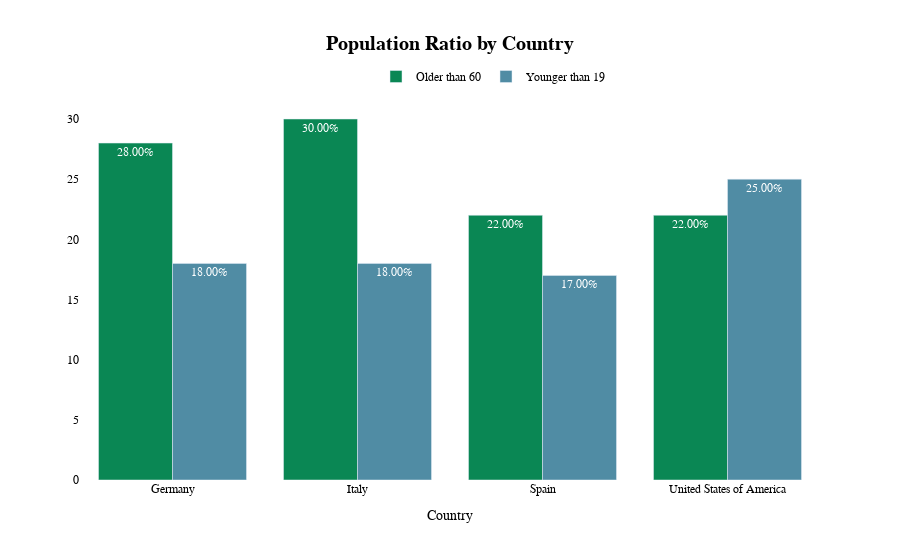

The notebook cell saved with this chart:
### Markdown cell above
### **Population Ratios by Country**
To start our exploratory data analysis, we examine the population ratio by age groups for each country. Specifically, we focus on the ratio of older adults (aged 60+) to younger individuals (under 19). This comparison is critical because age demographics play a pivotal role in healthcare demands and mortality risks. Understanding these patterns can help contextualize the challenges faced by different countries and identify which populations may be at higher risk.

### Code cell
fig=px.bar(
    auxiliary2,
    x='country_name',
    y=['population_older_60_rate','population_younger_rate'],
    barmode='group',
    color='variable',
    category_orders={'variable': ['population_older_60_rate', 'population_younger_rate']}, 
    color_discrete_map={
        'population_older_60_rate': '#0A8754', 
        'population_younger_rate': '#508CA4'
    },
    title= 'Population Ratio by Country',
    labels={'variable': 'Variable','country_name':'Country' },
    text_auto=True
)


fig.for_each_trace(lambda t: t.update(name='Older than 60' if t.name == 'population_older_60_rate' else 'Younger than 19'))
fig.update_traces(texttemplate='%{y:.2f}%')

fig.update_layout(
    paper_bgcolor='white',
    plot_bgcolor='white',
    xaxis_title='Country',
    yaxis_title=None,
    legend_title=None,
    font=dict(
        family='Arial',
        size=12,
        color='black'
    ),
    title={
        'font': {
            'size': 20,
            'weight': 'bold'
            },
        'x': 0.5
    },
    legend=dict(
        orientation="h",
        x=0.4,
        y=1.1)
)

fig.show()

### Figure 1 — Plotly figure (JSON) as saved in the notebook; plotly's stock layout.template omitted (floating-point values rounded to 4 significant figures)
{"data": [{"alignmentgroup": "True", "hovertemplate": "Variable=population_older_60_rate<br>Country=%{x}<br>value=%{y}<extra></extra>", "legendgroup": "population_older_60_rate", "marker": {"color": "#0A8754", "pattern": {"shape": ""}}, "name": "Older than 60", "offsetgroup": "population_older_60_rate", "orientation": "v", "showlegend": true, "textposition": "auto", "texttemplate": "%{y:.2f}%", "type": "bar", "x": ["Germany", "Italy", "Spain", "United States of America"], "xaxis": "x", "y": [28.0, 30, 22, 22], "yaxis": "y"}, {"alignmentgroup": "True", "hovertemplate": "Variable=population_younger_rate<br>Country=%{x}<br>value=%{y}<extra></extra>", "legendgroup": "population_younger_rate", "marker": {"color": "#508CA4", "pattern": {"shape": ""}}, "name": "Younger than 19", "offsetgroup": "population_younger_rate", "orientation": "v", "showlegend": true, "textposition": "auto", "texttemplate": "%{y:.2f}%", "type": "bar", "x": ["Germany", "Italy", "Spain", "United States of America"], "xaxis": "x", "y": [18, 18, 17, 25], "yaxis": "y"}], "layout": {"barmode": "group", "font": {"color": "black", "family": "Arial", "size": 12}, "legend": {"orientation": "h", "title": {}, "tracegroupgap": 0, "x": 0.4, "y": 1.1}, "paper_bgcolor": "white", "plot_bgcolor": "white", "title": {"font": {"size": 20, "weight": "bold"}, "text": "Population Ratio by Country", "x": 0.5}, "xaxis": {"anchor": "y", "domain": [0, 1], "title": {"text": "Country"}}, "yaxis": {"anchor": "x", "domain": [0, 1], "title": {}}}}
